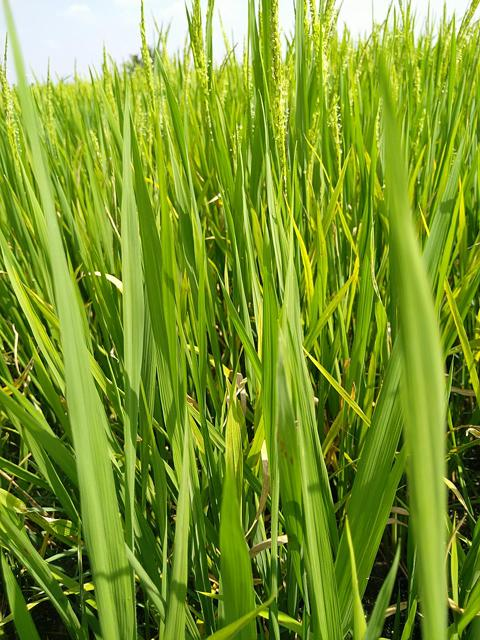
#> input picture Dataset/test_images/200003.jpg, 480 x 640 px; its folder holds 4 pictures in this run
$ python spectral_separate.py
#> lines starting #> are read from the running program, lines starting #| are printed output that depends on the picture
from enum import Enum
from glob import iglob
import os

import cv2
from cv2.typing import MatLike
from tqdm import tqdm
import matplotlib.pyplot as plt


class Color(Enum):
    RED = 1
    GREEN = 2
    BLUE = 3


def disable_color(img: MatLike, color: Color) -> MatLike:
    img = img.copy()
    match color:
        case Color.RED:
            img[:, :, 2] = 0
        case Color.GREEN:
            img[:, :, 1] = 0
        case Color.BLUE:
            img[:, :, 0] = 0

    return img


def main():
    for file in tqdm(iglob("./Dataset/test_images/*.jpg", recursive=True)):
        img = cv2.imread(file)
#> img is the input picture: shape (640, 480, 3); mean B, G, R 46.8, 152.1, 123.4
        save_file = file.replace("Dataset/test_images", "Dataset/preprocessed_test_spectral_images")

        # Create the directory if it doesn't exist
        os.makedirs(os.path.dirname(save_file), exist_ok=True)

        # cv2.imwrite(
        #     save_file.replace(".jpg", "_red.jpg"), disable_color(img, Color.RED)
        # )
        # cv2.imwrite(
        #     save_file.replace(".jpg", "_green.jpg"),
        #     disable_color(img, Color.GREEN),
        # )
        # cv2.imwrite(
        #     save_file.replace(".jpg", "_blue.jpg"), disable_color(img, Color.BLUE)
        # )
        plt.imsave(
            save_file.replace(".jpg", "_nipy_spectral.jpg"),
            img.copy()[:, :, 0],
            cmap="nipy_spectral",
        )
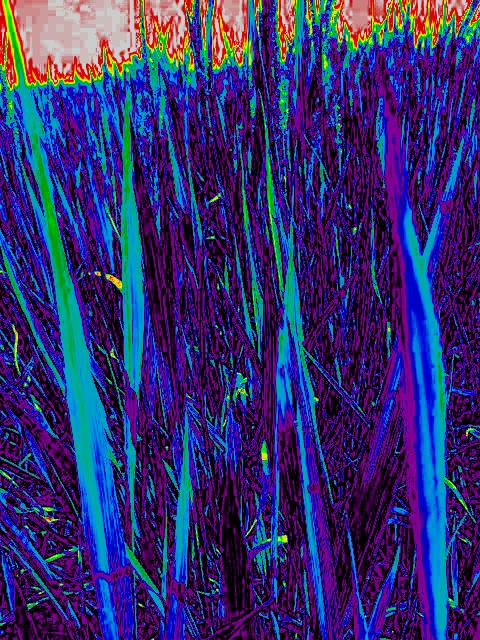
#> saved as 200003_nipy_spectral.jpg: shape (640, 480, 3); mean R, G, B 50.7, 47, 111.9
#> pass 2 of the loop in main, `for file in tqdm(iglob("./Dataset/test_images/*.jpg", recursive=True)):`:
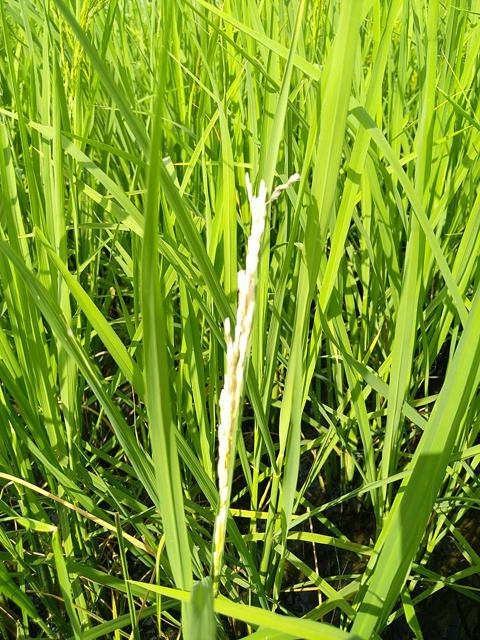
#> input picture Dataset/test_images/200019.jpg, 480 x 640 px
#> in main, img is the input picture: shape (640, 480, 3); mean B, G, R 38.6, 154.5, 122.2
#> in main, `plt.imsave( save_file.replace(".jpg", "_nipy_spectral.jpg"), img.copy(..`:
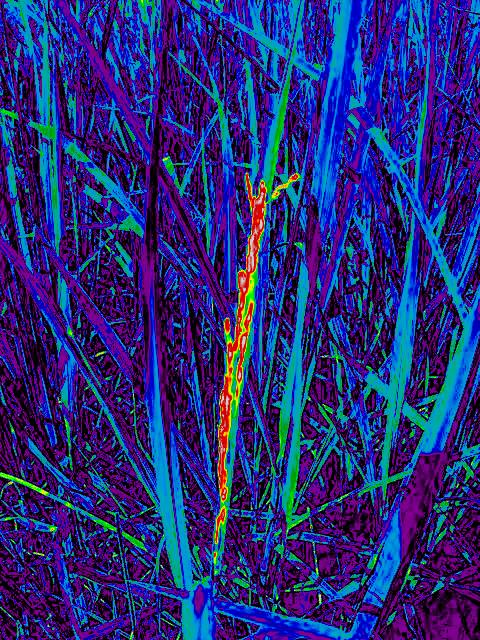
#> saved as 200019_nipy_spectral.jpg: shape (640, 480, 3); mean R, G, B 40.3, 45.1, 121.3
#> pass 3 of the loop in main, `for file in tqdm(iglob("./Dataset/test_images/*.jpg", recursive=True)):`:
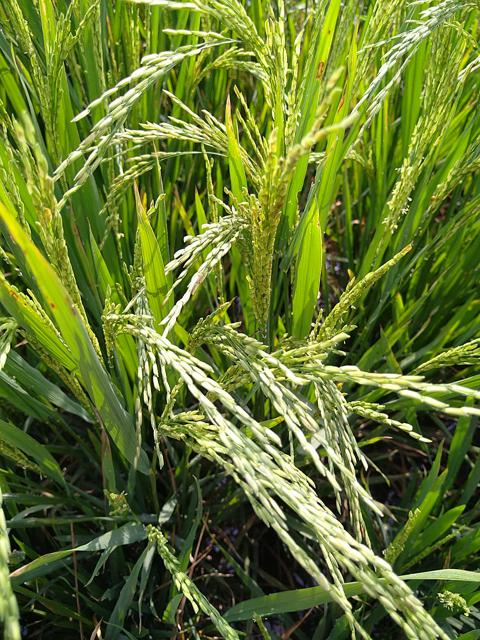
#> input picture Dataset/test_images/200021.jpg, 480 x 640 px
#> in main, img is the input picture: shape (640, 480, 3); mean B, G, R 47.2, 118.5, 100.2
#> in main, `plt.imsave( save_file.replace(".jpg", "_nipy_spectral.jpg"), img.copy(..`:
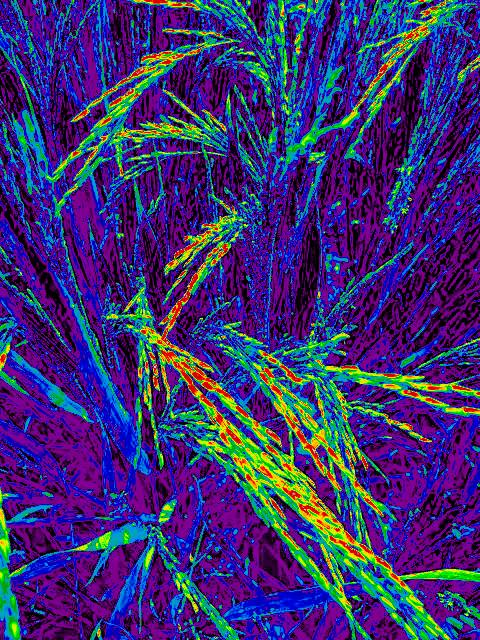
#> saved as 200021_nipy_spectral.jpg: shape (640, 480, 3); mean R, G, B 60.6, 48.7, 114.4
#> the loop made 4 passes; the first 3 are shown


if __name__ == "__main__":
    main()
